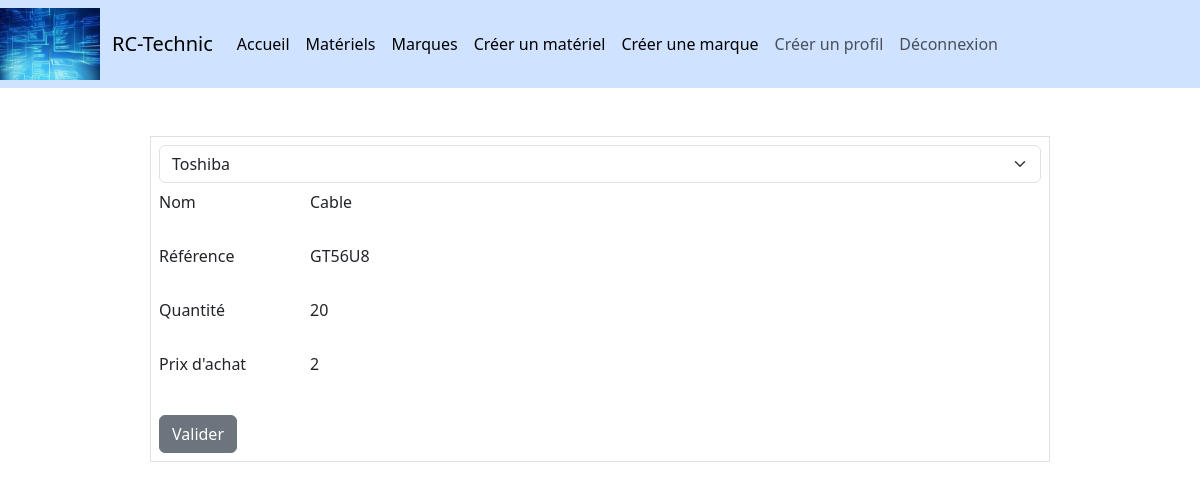
The page /materiel.php?id=1 (signed in) on the database its author committed.
### tables this page shows
CREATE TABLE IF NOT EXISTS `materiels` (
  `id` int NOT NULL AUTO_INCREMENT,
  `marque` varchar(255) NOT NULL,
  `nom` varchar(155) NOT NULL,
  `reference` varchar(150) NOT NULL,
  `quantite` int NOT NULL,
  `prix` float NOT NULL,
  PRIMARY KEY (`id`)
);

### www/modeles/materiel.php (called while the page is built, shortened)
<?php
function get_this_materiel($id)
{
    require ("./inc/db.php");
    $sql = "SELECT * FROM `materiels` WHERE `id` = $id;";
    $request = $pdo->query($sql);
    $result = $request->fetchAll(PDO::FETCH_ASSOC);
    return $result;
}

### www/materiel.php (the view, shortened to what this page needs)
<?php
require ("./classes/Materiel.php");
require ("./modeles/materiel.php");
require ("./modeles/marque.php");
include ("./partials/header.php");
if ($_SESSION != []) {
  if ($_GET != []) {
    $materielToChange = get_this_materiel($_GET['id']);
    ?>
    <main>
      <form class="w-75 mx-auto my-5 border p-2" action="" method="post">
        <select name="marque" class="form-select" aria-label="Default select example">
          <option selected>
            <?= $materielToChange[0]['marque'] ?>
          </option>
        </select>
        <div class="mb-3 row">
          <label for="staticEmail" class="col-sm-2 col-form-label">Nom</label>
          <div class="col-sm-10">
            <?php
            if ($_SESSION['user']['role'] == "ouvrier") {
              ?>
              <input name="nom" type="text" class="form-control-plaintext" id="staticEmail" readonly
                value="<?= $materielToChange[0]['nom'] ?>" placeholder="<?= $materielToChange[0]['nom'] ?>">
              <?= isset($erreur["nom"]) ? "<div class=\"alert alert-danger\" role=\"alert\">" . $erreur['nom'] . "</div>" : "" ?>
              <?php
            } else {
              ?>
              <input name="nom" type="text" class="form-control-plaintext" id="staticEmail"
                value="<?= $materielToChange[0]['nom'] ?>" placeholder="<?= $materielToChange[0]['nom'] ?>">
              <?php
            }
            ?>
          </div>
        </div>
        <div class="mb-3 row">
          <label for="staticEmail" class="col-sm-2 col-form-label">Référence</label>
          <div class="col-sm-10">
            <?php
            if ($_SESSION['user']['role'] == "ouvrier") {
              ?>
              <input name="reference" type="text" class="form-control-plaintext" id="staticEmail"
                placeholder="<?= $materielToChange[0]['reference'] ?>" readonly
                value="<?= $materielToChange[0]['reference'] ?>">
              <?php
            } else {
              ?>
              <input name="reference" type="text" class="form-control-plaintext" id="staticEmail"
                placeholder="<?= $materielToChange[0]['reference'] ?>" value="<?= $materielToChange[0]['reference'] ?>">
              <?php
            }
            ?>
          </div>
        </div>
        <div class="mb-3 row">
          <label for="staticEmail" class="col-sm-2 col-form-label">Quantité</label>
          <div class="col-sm-10">
            <input name="quantite" type="number" class="form-control-plaintext" id="staticEmail"
              placeholder=<?= $materielToChange[0]['quantite'] ?> value=<?= $materielToChange[0]['quantite'] ?>>
          </div>
        </div>
        <div class="mb-3 row">
          <label for="staticEmail" class="col-sm-2 col-form-label">Prix d'achat</label>
          <div class="col-sm-10">
            <?php
            if ($_SESSION['user']['role'] == "ouvrier") {
              ?>
              <input name="prix" type="float" class="form-control-plaintext" id="staticEmail"
                placeholder=<?= $materielToChange[0]['prix'] ?> readonly value=<?= $materielToChange[0]['prix'] ?>>
              <?php
            } else {
              ?>
              <input name="prix" type="float" class="form-control-plaintext" id="staticEmail"
                placeholder=<?= $materielToChange[0]['prix'] ?> value=<?= $materielToChange[0]['prix'] ?>>
              <?php
            }
            ?>
          </div>
        </div>
        <button class="btn btn-secondary mt-3">Valider</button>
      </form>
    </main>
    </body>
    </html>
    <?php
  }
} else {
  header("Location: $path");
}
?>

### rows shown on the page
materiels: marque "Toshiba", nom "Cable", reference "GT56U8", quantite "20", prix "2"
